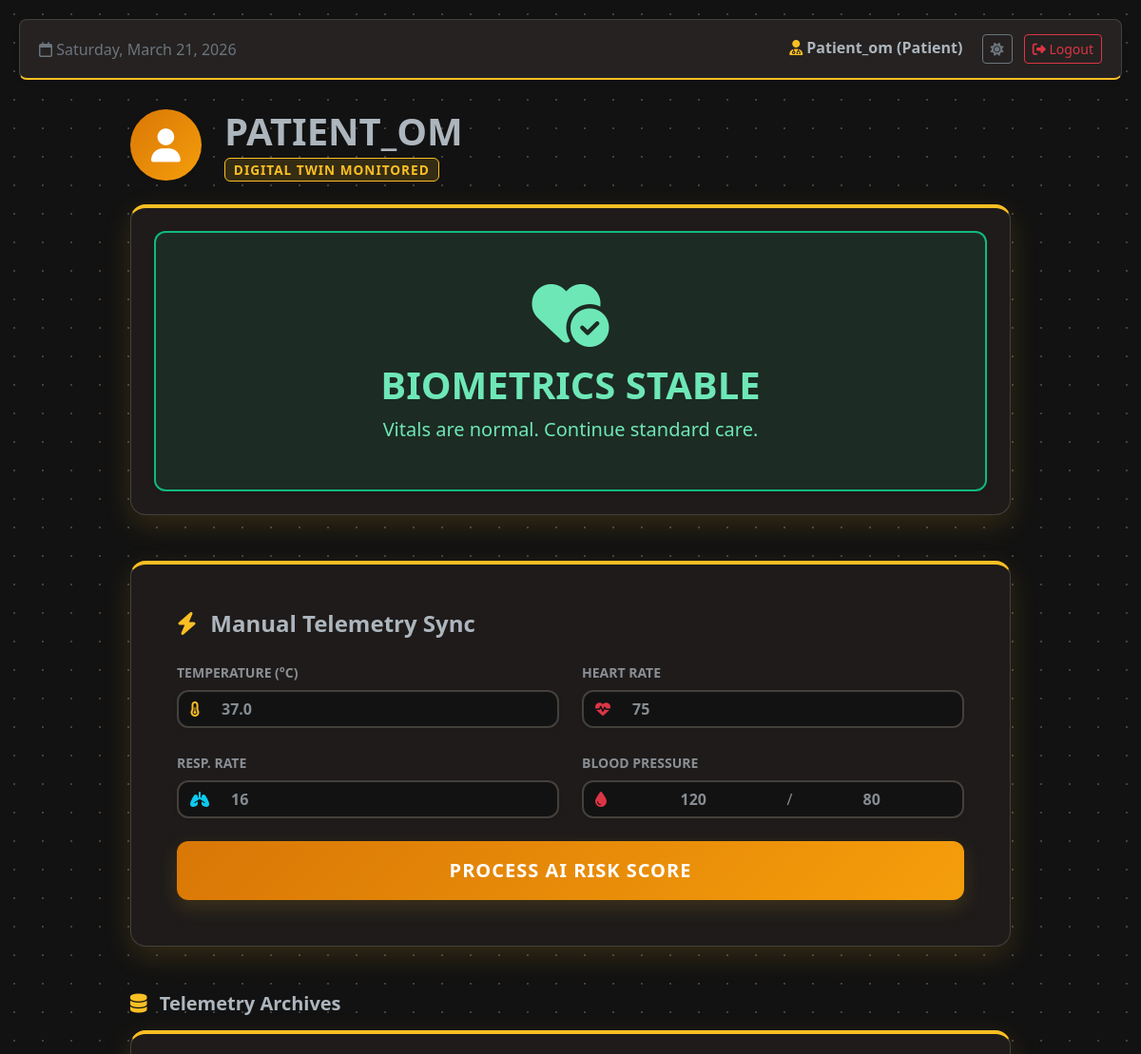
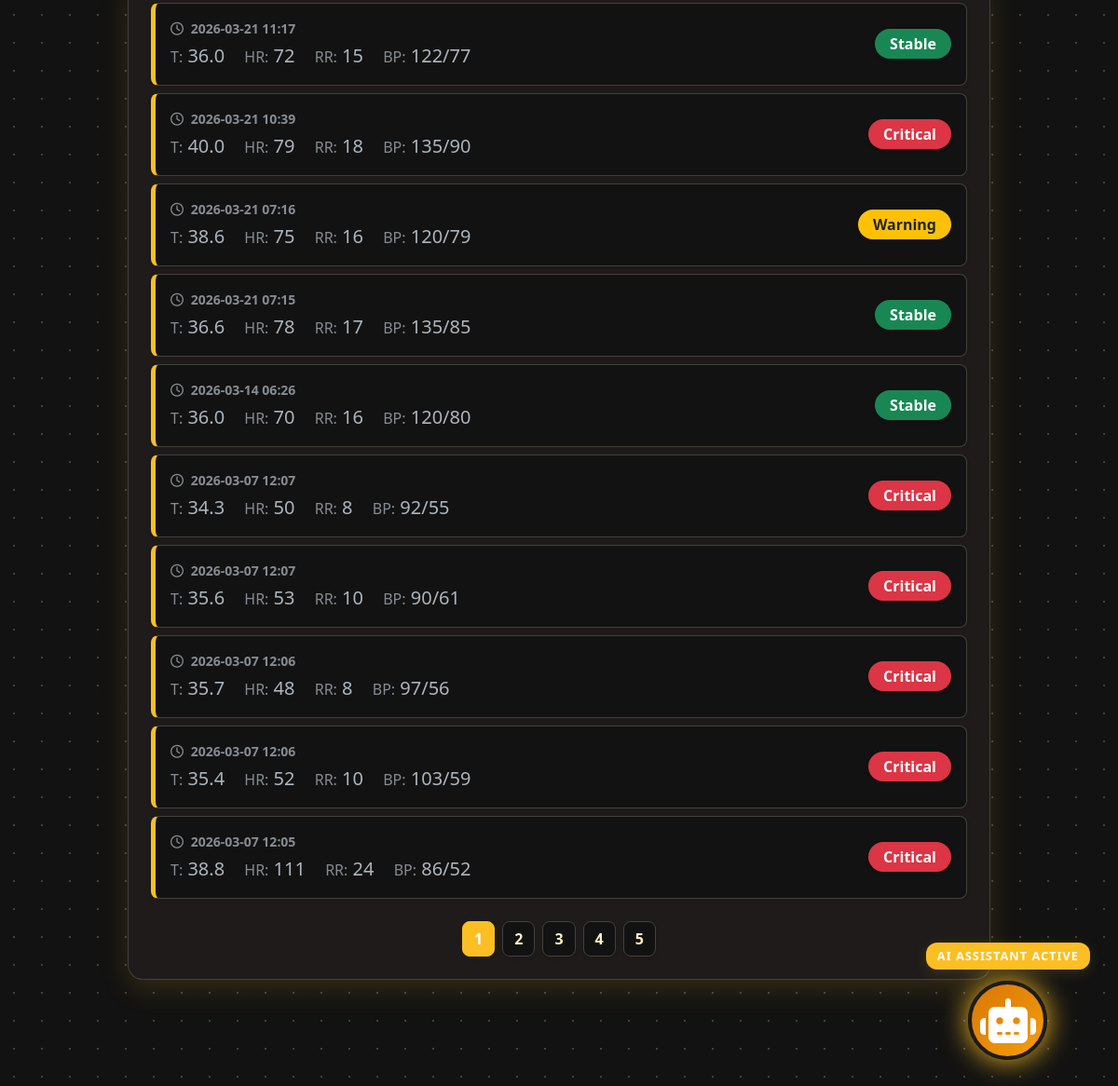
The page /patient_dashboard (signed in) on the database its author committed (2 pictures, top to bottom).
### models.py (models this page shows)
class User(UserMixin, db.Model):
    id = db.Column(db.Integer, primary_key=True)
    username = db.Column(db.String(100), unique=True, nullable=False)
    email = db.Column(db.String(120), unique=True, nullable=True)
    password = db.Column(db.String(100), nullable=False)
    role = db.Column(db.String(20), nullable=False, default="patient")
    age = db.Column(db.Integer, nullable=True)
    gender = db.Column(db.String(20), nullable=True)
    blood_group = db.Column(db.String(10), nullable=True)
    contact = db.Column(db.String(20), nullable=True)
    emp_id = db.Column(db.String(50), nullable=True)
    department = db.Column(db.String(50), nullable=True)
    entries = db.relationship("Entry", backref="author", lazy=True)

class Entry(db.Model):
    id = db.Column(db.Integer, primary_key=True)
    user_id = db.Column(db.Integer, db.ForeignKey("user.id"), nullable=True)
    name = db.Column(db.String(100), nullable=False)
    temp = db.Column(db.Float, nullable=False)
    hr = db.Column(db.Integer, nullable=False)
    rr = db.Column(db.Integer, nullable=False)
    sys_bp = db.Column(db.Integer, nullable=True)
    dia_bp = db.Column(db.Integer, nullable=True)
    status = db.Column(db.String(20), nullable=False)
    advice = db.Column(db.String(200), nullable=True)
    timestamp = db.Column(db.DateTime, default=datetime.utcnow)

### app.py (the view)
@app.route("/patient_dashboard")
@login_required
def patient_dashboard():
    if current_user.role != "patient":
        return redirect(url_for("home"))
    my_entries = (
        Entry.query.filter_by(user_id=current_user.id)
        .order_by(Entry.timestamp.desc())
        .all()
    )
    current_status = my_entries[0].status if my_entries else "Unknown"
    latest_advice = my_entries[0].advice if my_entries else "No data logged yet."
    return render_template(
        "patient_home.html",
        entries=my_entries,
        status=current_status,
        advice=latest_advice,
    )

### app.py (called while the page is built)
@login_manager.user_loader
def load_user(user_id):
    return db.session.get(User, int(user_id))

### templates/patient_home.html (shortened to what this page needs)
{% extends "base.html" %} {% block content %}
<div class="container mt-4 mb-5">
  <div class="row mb-4">
    <div class="col-lg-10 mx-auto">
      <div class="d-flex align-items-center">
        <div
          class="rounded-circle d-flex justify-content-center align-items-center me-4 shadow-sm"
          style="
            width: 75px;
            height: 75px;
            background: var(--bot-bg);
            color: white;
            font-size: 2.2rem;
          "
        >
          <i class="fa-solid fa-user"></i>
        </div>
        <div>
          <h1 class="fw-bold mb-0 text-body text-uppercase">
            {{ current_user.username }}
          </h1>
          <span
            class="badge mt-1"
            style="
              background: var(--accent-glow);
              color: var(--vm-accent);
              font-weight: 800;
              letter-spacing: 1px;
              border: 1px solid var(--vm-accent);
              font-size: 0.85rem;
            "
          >
            DIGITAL TWIN MONITORED
          </span>
        </div>
      </div>
    </div>
  </div>
  <div class="row mb-5">
    <div class="col-lg-10 mx-auto">
      <div class="yellow-card p-4 text-center">
        {% if status == 'High' or status == 'Critical' %}
        <div class="status-box status-critical shadow-sm">
          <i class="fa-solid fa-triangle-exclamation display-2 mb-3"></i>
          <h1 class="fw-bold mb-2">CRITICAL RISK</h1>
          <p class="fs-5 mb-0 fw-medium">{{ advice }}</p>
        </div>
        {% elif status == 'Warning' %}
        <div class="status-box status-warning shadow-sm">
          <i class="fa-solid fa-notes-medical display-2 mb-3"></i>
          <h1 class="fw-bold mb-2">ATTENTION ADVISED</h1>
          <p class="fs-5 mb-0 fw-medium">{{ advice }}</p>
        </div>
        {% elif status == 'Stable' %}
        <div class="status-box status-stable shadow-sm">
          <i class="fa-solid fa-heart-circle-check display-2 mb-3"></i>
          <h1 class="fw-bold mb-2">BIOMETRICS STABLE</h1>
          <p class="fs-5 mb-0 fw-medium">{{ advice }}</p>
        </div>
        {% endif %}
      </div>
    </div>
  </div>
  <div class="row mb-5">
    <div class="col-lg-10 mx-auto">
      <div class="yellow-card p-4 p-md-5">
        <h4 class="fw-bold mb-4 text-body">
          <i class="fa-solid fa-bolt me-2" style="color: var(--vm-accent)"></i>
          Manual Telemetry Sync
        </h4>
        <form method="POST" action="/add_vitals">
          <div class="row g-4 mb-4">
            <div class="col-md-6">
              <label class="form-label fw-bold text-muted small text-uppercase"
                >Temperature (°C)</label
              >
              <div class="input-group yellow-input-group shadow-sm">
                <span class="input-group-text"
                  ><i class="fa-solid fa-temperature-half"></i
                ></span>
                <input
                  type="number"
                  step="0.1"
                  name="temperature"
                  class="form-control"
                  placeholder="37.0"
                  required
                />
              </div>
            </div>
            <div class="col-md-6">
              <label class="form-label fw-bold text-muted small text-uppercase"
                >Heart Rate</label
              >
              <div class="input-group yellow-input-group shadow-sm">
                <span class="input-group-text"
                  ><i class="fa-solid fa-heart-pulse text-danger"></i
                ></span>
                <input
                  type="number"
                  name="heart_rate"
                  class="form-control"
                  placeholder="75"
                  required
                />
              </div>
            </div>
            <div class="col-md-6">
              <label class="form-label fw-bold text-muted small text-uppercase"
                >Resp. Rate</label
              >
              <div class="input-group yellow-input-group shadow-sm">
                <span class="input-group-text"
                  ><i class="fa-solid fa-lungs text-info"></i
                ></span>
                <input
                  type="number"
                  name="resp_rate"
                  class="form-control"
                  placeholder="16"
                  required
                />
              </div>
            </div>
            <div class="col-md-6">
              <label class="form-label fw-bold text-muted small text-uppercase"
                >Blood Pressure</label
              >
              <div class="input-group yellow-input-group shadow-sm">
                <span class="input-group-text"
                  ><i class="fa-solid fa-droplet text-danger"></i
                ></span>
                <input
                  type="number"
                  name="sys_bp"
                  class="form-control text-center"
                  placeholder="120"
                  required
                />
                <span class="input-group-text border-0 px-1 text-muted">/</span>
                <input
                  type="number"
                  name="dia_bp"
                  class="form-control text-center"
                  placeholder="80"
                  required
                />
              </div>
            </div>
          </div>
          <button type="submit" class="btn btn-yellow w-100 fs-5">
            Process AI Risk Score
          </button>
        </form>
      </div>
    </div>
  </div>
  <div class="row mb-5 pb-5">
    <div class="col-lg-10 mx-auto">
      <h5 class="fw-bold mb-3 text-body">
        <i
          class="fa-solid fa-database me-2"
          style="color: var(--vm-accent)"
        ></i>
        Telemetry Archives
      </h5>
      <div class="yellow-card p-4">
        <div id="historyContainer" class="d-flex flex-column gap-2">
          {% for entry in entries %} {% set badge_color = 'bg-success' %} {% if
          entry.status == 'High' or entry.status == 'Critical' %}{% set
          badge_color = 'bg-danger' %}{% endif %} {% if entry.status ==
          'Warning' %}{% set badge_color = 'bg-warning text-dark' %}{% endif %}
          <div
            class="history-entry p-3 d-none flex-column flex-md-row justify-content-between align-items-md-center shadow-sm"
          >
            <div>
              <div class="text-muted small fw-bold mb-1">
                <i class="fa-regular fa-clock me-1"></i> {{
                entry.timestamp.strftime('%Y-%m-%d %H:%M') }}
              </div>
              <div class="fs-5 fw-medium text-body">
                <span class="me-3"
                  ><span class="text-muted fs-6">T:</span> {{ entry.temp
                  }}</span
                >
                <span class="me-3"
                  ><span class="text-muted fs-6">HR:</span> {{ entry.hr }}</span
                >
                <span class="me-3"
                  ><span class="text-muted fs-6">RR:</span> {{ entry.rr }}</span
                >
                <span
                  ><span class="text-muted fs-6">BP:</span> {{ entry.sys_bp
                  }}/{{ entry.dia_bp }}</span
                >
              </div>
            </div>
            <div class="mt-2 mt-md-0">
              <span
                class="badge {{ badge_color }} fs-6 px-3 py-2 rounded-pill shadow-sm"
                >{{ entry.status }}</span
              >
            </div>
          </div>
          {% endfor %}
        </div>
        <div
          class="d-flex justify-content-center mt-4 gap-2 pagination-controls"
          id="paginationControls"
        ></div>
      </div>
    </div>
  </div>
</div>
<div class="vitalbot-container">
  <div class="vitalbot-badge">AI ASSISTANT ACTIVE</div>
  <div
    class="ai-bot-btn-extreme"
    data-bs-toggle="collapse"
    data-bs-target="#chatBox"
  >
    <i class="fa-solid fa-robot fa-3x text-white"></i>
  </div>
</div>
{% endblock %}

### templates/base.html (shortened to what this page needs)
<!doctype html>
<html lang="en" data-bs-theme="dark">
  <head>
    <link
      href="https://cdn.jsdelivr.net/npm/bootstrap@5.3.0/dist/css/bootstrap.min.css"
      rel="stylesheet"
    />
    <link
      rel="stylesheet"
      href="https://cdnjs.cloudflare.com/ajax/libs/font-awesome/6.4.0/css/all.min.css"
    />
    <link
      rel="stylesheet"
      href="https://cdn.datatables.net/1.13.6/css/dataTables.bootstrap5.min.css"
    />
  </head>
  <body>
    <div
      class="main-content"
    >
      {% if current_user.is_authenticated %}
      <div class="top-navbar">
        <div class="text-secondary">
          <i class="fa-regular fa-calendar"></i> <span id="currentDate"></span>
        </div>
        <div>
          <span class="fw-bold me-3 text-body">
            <i
              class="fa-solid fa-user-doctor"
              style="color: var(--vm-accent)"
            ></i>
            {{ current_user.username | capitalize }} ({{ current_user.role |
            capitalize }})
          </span>
          <button
            id="theme-toggle"
            class="btn btn-sm btn-outline-secondary me-2"
          >
            <i id="theme-icon" class="fa-solid fa-moon"></i>
          </button>
          <a
            href="{{ url_for('logout') }}"
            class="btn btn-sm btn-outline-danger"
            ><i class="fa-solid fa-right-from-bracket"></i> Logout</a
          >
        </div>
      </div>
      {% endif %}  {% block content %}{% endblock %}
    </div>
  </body>
</html>

### templates/base.html (style rules this page uses)
:root { --vm-bg: #f4f7f6; --vm-sidebar-bg: #1d2b36; --vm-sidebar-border: #2c3e50; --vm-card-bg: #ffffff; --vm-card-border: #e3e6f0; --vm-text-main: #5a5c69; --vm-text-muted: #858796; --vm-topbar-bg: #ffffff; --vm-grid-line: #e9ecef; --vm-organ-base: #e9ecef; --vm-organ-stroke: #ced4da; --vm-accent: #4db8ff; }
[data-bs-theme="dark"] { --vm-bg: #0f172a; --vm-sidebar-bg: #020617; --vm-sidebar-border: #1e293b; --vm-card-bg: #1e293b; --vm-card-border: #334155; --vm-text-main: #e2e8f0; --vm-text-muted: #94a3b8; --vm-topbar-bg: #1e293b; --vm-grid-line: #1e293b; --vm-organ-base: #334155; --vm-organ-stroke: #475569; --vm-accent: #38bdf8; }
body { background-color: var(--vm-bg); font-family: "Segoe UI", Tahoma, Geneva, Verdana, sans-serif; overflow-x: hidden; color: var(--vm-text-main); transition: background-color 0.3s, color 0.3s; }
.main-content { margin-left: 250px; padding: 20px; min-height: 100vh; }
.top-navbar { background-color: var(--vm-topbar-bg); border-radius: 8px; padding: 15px 20px; border: 1px solid var(--vm-card-border); box-shadow: 0 4px 6px -1px rgba(0, 0, 0, 0.1); margin-bottom: 30px; display: flex; justify-content: space-between; align-items: center; transition: background-color 0.3s; }
.form-control { background-color: var(--vm-bg); border: 1px solid var(--vm-card-border); color: var(--vm-text-main); }

### templates/patient_home.html (style rules this page uses)
.main-content { margin-left: 0 !important; }
:root, [data-bs-theme="light"] { --vm-bg: #fffbeb; --vm-topbar-bg: rgba( 253, 230, 138, 0.9 ); --vm-card-bg: #ffffff; --vm-card-border: #fde68a; --vm-text-main: #451a03; --vm-text-muted: #92400e; --vm-accent: #f59e0b; --accent-glow: rgba(245, 158, 11, 0.2); --bot-bg: linear-gradient(135deg, #f59e0b, #fbbf24); --vm-watermark: #290b00; }
[data-bs-theme="dark"] { --vm-bg: #121212; --vm-topbar-bg: rgba(41, 37, 36, 0.9); --vm-card-bg: #1e1b1a; --vm-card-border: #44403c; --vm-text-main: #fef3c7; --vm-text-muted: #a8a29e; --vm-accent: #fbbf24; --accent-glow: rgba(251, 191, 36, 0.15); --bot-bg: linear-gradient(135deg, #d97706, #f59e0b); --vm-watermark: #fef08a; }
body { background-image: radial-gradient( var(--vm-card-border) 1.5px, transparent 1.5px ); background-size: 30px 30px; background-color: var(--vm-bg); }
.top-navbar { backdrop-filter: blur(10px); -webkit-backdrop-filter: blur(10px); border-bottom: 2px solid var(--vm-accent) !important; }
.container { position: relative; z-index: 10; }
.yellow-card { background: var(--vm-card-bg); border: 1px solid var(--vm-card-border); border-top: 4px solid var(--vm-accent); border-radius: 1rem; box-shadow: 0 10px 30px var(--accent-glow); transition: background-color 0.3s, border-color 0.3s; position: relative; overflow: hidden; }
.status-box { border-radius: 0.75rem; padding: 3rem 2rem; position: relative; overflow: hidden; }
.status-stable { background: #d1fae5; color: #065f46; border: 2px solid #10b981; }
[data-bs-theme="dark"] .status-stable { background: rgba(16, 185, 129, 0.1); color: #6ee7b7; }
.yellow-input-group { border: 2px solid var(--vm-card-border); border-radius: 0.75rem; overflow: hidden; transition: 0.3s; background: var(--vm-bg); }
.yellow-input-group .input-group-text { background: transparent; border: none; color: var(--vm-accent); }
.yellow-input-group .form-control { background: transparent; border: none; color: var(--vm-text-main); font-weight: 600; }
.btn-yellow { background: var(--bot-bg); border: none; color: #fff !important; font-weight: 800; text-transform: uppercase; letter-spacing: 1px; padding: 1rem; border-radius: 0.75rem; box-shadow: 0 8px 20px var(--accent-glow); transition: 0.3s; }
.history-entry { background: var(--vm-bg); border: 1px solid var(--vm-card-border); border-left: 5px solid var(--vm-accent); border-radius: 0.5rem; transition: 0.2s; }
.vitalbot-container { position: fixed; bottom: 30px; right: 30px; z-index: 1050; display: flex; flex-direction: column; align-items: center; }
.vitalbot-badge { background: var(--vm-accent); color: white; font-size: 0.8rem; font-weight: 900; letter-spacing: 1px; padding: 5px 12px; border-radius: 12px; margin-bottom: 12px; box-shadow: 0 4px 15px var(--accent-glow); animation: bounce 2s infinite; }
.ai-bot-btn-extreme { width: 85px; height: 85px; background: var(--bot-bg); border: 4px solid var(--vm-card-bg); border-radius: 50%; display: flex; justify-content: center; align-items: center; box-shadow: 0 0 30px var(--vm-accent); animation: botGlow 2s infinite alternate; cursor: pointer; transition: 0.3s; }

### rows shown on the page
User: username "Patient_om", role "Patient", username "PATIENT_OM"
Entry: advice "Vitals are normal. Continue standard care.", timestamp "2026-03-21 11:17", temp "36.0", hr "72", rr "15", sys_bp "122", dia_bp "77", status "Stable"
Entry: timestamp "2026-03-21 10:39", temp "40.0", hr "79", rr "18", sys_bp "135", dia_bp "90", status "Critical"
Entry: timestamp "2026-03-21 07:16", temp "38.6", hr "75", rr "16", sys_bp "120", dia_bp "79", status "Warning"
Entry: timestamp "2026-03-21 07:15", temp "36.6", hr "78", rr "17", sys_bp "135", dia_bp "85", status "Stable"
Entry: timestamp "2026-03-14 06:26", temp "36.0", hr "70", rr "16", sys_bp "120", dia_bp "80", status "Stable"
Entry: timestamp "2026-03-07 12:07", temp "34.3", hr "50", rr "8", sys_bp "92", dia_bp "55", status "Critical"
Entry: timestamp "2026-03-07 12:07", temp "35.6", hr "53", rr "10", sys_bp "90", dia_bp "61", status "Critical"
Entry: timestamp "2026-03-07 12:06", temp "35.7", hr "48", rr "8", sys_bp "97", dia_bp "56", status "Critical"
Entry: timestamp "2026-03-07 12:06", temp "35.4", hr "52", rr "10", sys_bp "103", dia_bp "59", status "Critical"
Entry: timestamp "2026-03-07 12:05", temp "38.8", hr "111", rr "24", sys_bp "86", dia_bp "52", status "Critical"
